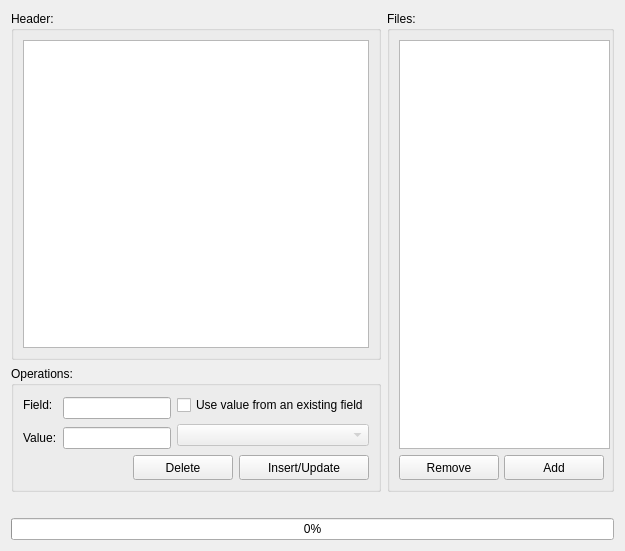
         <widget class="QWidget" name="tab_12">
          <attribute name="title">
           <string>Header Editor</string>
          </attribute>
          <layout class="QGridLayout" name="gridLayout_72">
           <item row="0" column="0">
            <widget class="QGroupBox" name="groupBox_8">
             <property name="title">
              <string>Header:</string>
             </property>
             <property name="flat">
              <bool>true</bool>
             </property>
             <layout class="QGridLayout" name="gridLayout_28">
              <item row="0" column="0">
               <widget class="QListWidget" name="listWidget_11"/>
              </item>
             </layout>
            </widget>
           </item>
           <item row="0" column="1" rowspan="2">
            <widget class="QGroupBox" name="groupBox_9">
             <property name="minimumSize">
              <size>
               <width>227</width>
               <height>481</height>
              </size>
             </property>
             <property name="maximumSize">
              <size>
               <width>227</width>
               <height>16777215</height>
              </size>
             </property>
             <property name="title">
              <string>Files:</string>
             </property>
             <property name="flat">
              <bool>true</bool>
             </property>
             <property name="checkable">
              <bool>false</bool>
             </property>
             <layout class="QGridLayout" name="gridLayout_27">
              <item row="1" column="1">
               <widget class="QPushButton" name="pushButton_36">
                <property name="minimumSize">
                 <size>
                  <width>100</width>
                  <height>25</height>
                 </size>
                </property>
                <property name="maximumSize">
                 <size>
                  <width>100</width>
                  <height>25</height>
                 </size>
                </property>
                <property name="text">
                 <string>Add</string>
                </property>
                <property name="icon">
                 <iconset>
                  <normaloff>../.designer/.designer/backup/img/add.png</normaloff>../.designer/.designer/backup/img/add.png</iconset>
                </property>
               </widget>
              </item>
              <item row="1" column="0">
               <widget class="QPushButton" name="pushButton_37">
                <property name="minimumSize">
                 <size>
                  <width>100</width>
                  <height>25</height>
                 </size>
                </property>
                <property name="maximumSize">
                 <size>
                  <width>100</width>
                  <height>25</height>
                 </size>
                </property>
                <property name="text">
                 <string>Remove</string>
                </property>
                <property name="icon">
                 <iconset>
                  <normaloff>../.designer/.designer/backup/img/rem.png</normaloff>../.designer/.designer/backup/img/rem.png</iconset>
                </property>
               </widget>
              </item>
              <item row="0" column="0" colspan="2">
               <widget class="QListWidget" name="listWidget_9">
                <property name="minimumSize">
                 <size>
                  <width>211</width>
                  <height>401</height>
                 </size>
                </property>
                <property name="maximumSize">
                 <size>
                  <width>211</width>
                  <height>16777215</height>
                 </size>
                </property>
                <property name="selectionMode">
                 <enum>QAbstractItemView::ExtendedSelection</enum>
                </property>
               </widget>
              </item>
             </layout>
            </widget>
           </item>
           <item row="1" column="0">
            <widget class="QGroupBox" name="groupBox_10">
             <property name="title">
              <string>Operations:</string>
             </property>
             <property name="flat">
              <bool>true</bool>
             </property>
             <layout class="QGridLayout" name="gridLayout_30">
              <item row="0" column="0" colspan="3">
               <layout class="QGridLayout" name="gridLayout_29">
                <item row="0" column="0">
                 <widget class="QLabel" name="label_15">
                  <property name="text">
                   <string>Field:</string>
                  </property>
                 </widget>
                </item>
                <item row="0" column="1" rowspan="2">
                 <widget class="QLineEdit" name="lineEdit">
                  <property name="maxLength">
                   <number>8</number>
                  </property>
                 </widget>
                </item>
                <item row="0" column="2">
                 <widget class="QCheckBox" name="checkBox_5">
                  <property name="text">
                   <string>Use value from an existing field</string>
                  </property>
                 </widget>
                </item>
                <item row="1" column="2" rowspan="2">
                 <widget class="QComboBox" name="comboBox">
                  <property name="enabled">
                   <bool>false</bool>
                  </property>
                 </widget>
                </item>
                <item row="2" column="0">
                 <widget class="QLabel" name="label_16">
                  <property name="text">
                   <string>Value:</string>
                  </property>
                 </widget>
                </item>
                <item row="2" column="1">
                 <widget class="QLineEdit" name="lineEdit_2"/>
                </item>
               </layout>
              </item>
              <item row="1" column="0">
               <widget class="QLabel" name="label_17">
                <property name="text">
                 <string/>
                </property>
               </widget>
              </item>
              <item row="1" column="1">
               <widget class="QPushButton" name="pushButton_38">
                <property name="minimumSize">
                 <size>
                  <width>100</width>
                  <height>25</height>
                 </size>
                </property>
                <property name="maximumSize">
                 <size>
                  <width>100</width>
                  <height>25</height>
                 </size>
                </property>
                <property name="text">
                 <string>Delete</string>
                </property>
                <property name="icon">
                 <iconset>
                  <normaloff>../.designer/.designer/backup/img/rem.png</normaloff>../.designer/.designer/backup/img/rem.png</iconset>
                </property>
               </widget>
              </item>
              <item row="1" column="2">
               <widget class="QPushButton" name="pushButton_39">
                <property name="minimumSize">
                 <size>
                  <width>130</width>
                  <height>25</height>
                 </size>
                </property>
                <property name="maximumSize">
                 <size>
                  <width>130</width>
                  <height>25</height>
                 </size>
                </property>
                <property name="text">
                 <string>Insert/Update</string>
                </property>
                <property name="icon">
                 <iconset>
                  <normaloff>../.designer/.designer/backup/img/add.png</normaloff>../.designer/.designer/backup/img/add.png</iconset>
                </property>
               </widget>
              </item>
             </layout>
            </widget>
           </item>
           <item row="2" column="0" colspan="2">
            <layout class="QGridLayout" name="gridLayout_35">
             <item row="1" column="0">
              <widget class="QProgressBar" name="progressBar_4">
               <property name="value">
                <number>0</number>
               </property>
               <property name="textDirection">
                <enum>QProgressBar::TopToBottom</enum>
               </property>
              </widget>
             </item>
             <item row="0" column="0">
              <widget class="QLabel" name="label_41">
               <property name="text">
                <string/>
               </property>
              </widget>
             </item>
            </layout>
           </item>
          </layout>
         </widget>
